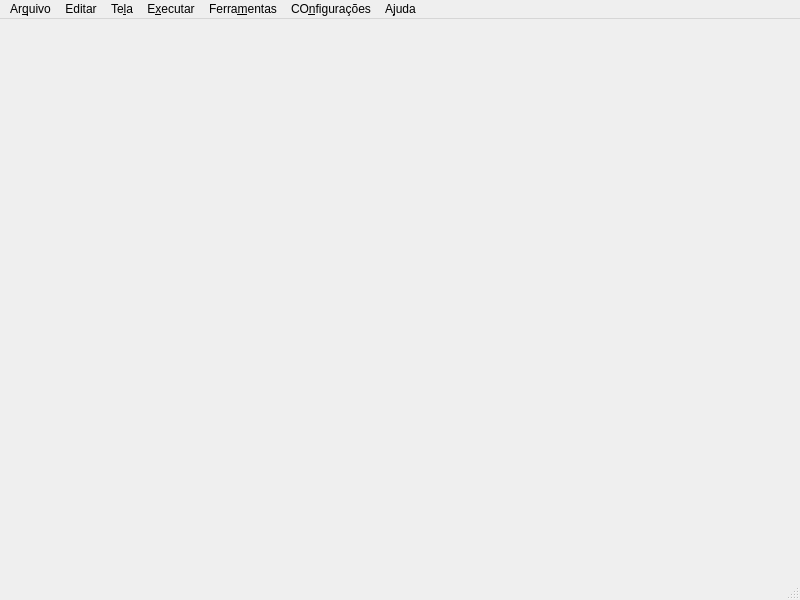
<?xml version="1.0" encoding="UTF-8"?>
<ui version="4.0">
 <class>MainWindow</class>
 <widget class="QMainWindow" name="MainWindow">
  <property name="geometry">
   <rect>
    <x>0</x>
    <y>0</y>
    <width>800</width>
    <height>600</height>
   </rect>
  </property>
  <property name="windowTitle">
   <string>MainWindow</string>
  </property>
  <widget class="QWidget" name="centralwidget"/>
  <widget class="QMenuBar" name="menubar">
   <property name="geometry">
    <rect>
     <x>0</x>
     <y>0</y>
     <width>800</width>
     <height>22</height>
    </rect>
   </property>
   <widget class="QMenu" name="menuasdasdasdsa">
    <property name="title">
     <string>Ar&amp;quivo</string>
    </property>
    <addaction name="actionNew"/>
    <addaction name="separator"/>
    <addaction name="actionAdd"/>
   </widget>
   <widget class="QMenu" name="menuEdir">
    <property name="title">
     <string>Editar</string>
    </property>
   </widget>
   <widget class="QMenu" name="menuTela">
    <property name="title">
     <string>Te&amp;la</string>
    </property>
   </widget>
   <widget class="QMenu" name="menueXECUTAR">
    <property name="title">
     <string>E&amp;xecutar</string>
    </property>
   </widget>
   <widget class="QMenu" name="menuFerramentas">
    <property name="title">
     <string>Ferra&amp;mentas</string>
    </property>
   </widget>
   <widget class="QMenu" name="menuCOnfigura_es">
    <property name="title">
     <string>CO&amp;nfigurações</string>
    </property>
   </widget>
   <widget class="QMenu" name="menuAjuda">
    <property name="title">
     <string>A&amp;juda</string>
    </property>
   </widget>
   <addaction name="menuasdasdasdsa"/>
   <addaction name="menuEdir"/>
   <addaction name="menuTela"/>
   <addaction name="menueXECUTAR"/>
   <addaction name="menuFerramentas"/>
   <addaction name="menuCOnfigura_es"/>
   <addaction name="menuAjuda"/>
  </widget>
  <widget class="QStatusBar" name="statusbar"/>
  <action name="actionasdsadsad">
   <property name="text">
    <string>asdsadsad</string>
   </property>
  </action>
  <action name="actionNew">
   <property name="text">
    <string>New</string>
   </property>
  </action>
  <action name="actionAdd">
   <property name="text">
    <string>Add</string>
   </property>
  </action>
 </widget>
 <resources/>
 <connections/>
</ui>
